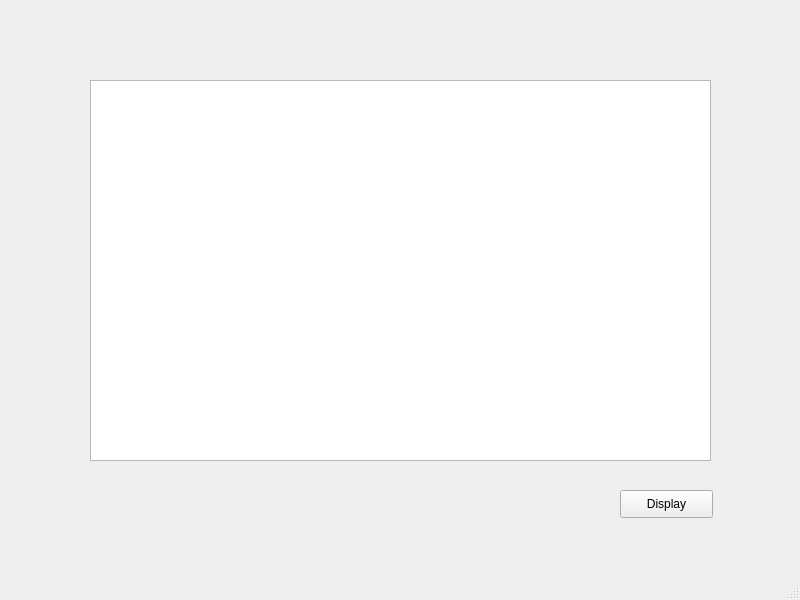
<?xml version="1.0" encoding="UTF-8"?>
<ui version="4.0">
 <class>chat</class>
 <widget class="QMainWindow" name="chat">
  <property name="geometry">
   <rect>
    <x>0</x>
    <y>0</y>
    <width>800</width>
    <height>600</height>
   </rect>
  </property>
  <property name="windowTitle">
   <string>MainWindow</string>
  </property>
  <widget class="QWidget" name="centralwidget">
   <widget class="QTableView" name="tableView_notif">
    <property name="geometry">
     <rect>
      <x>90</x>
      <y>80</y>
      <width>621</width>
      <height>381</height>
     </rect>
    </property>
   </widget>
   <widget class="QPushButton" name="Display">
    <property name="geometry">
     <rect>
      <x>620</x>
      <y>490</y>
      <width>93</width>
      <height>28</height>
     </rect>
    </property>
    <property name="text">
     <string>Display</string>
    </property>
   </widget>
  </widget>
  <widget class="QMenuBar" name="menubar">
   <property name="geometry">
    <rect>
     <x>0</x>
     <y>0</y>
     <width>800</width>
     <height>26</height>
    </rect>
   </property>
  </widget>
  <widget class="QStatusBar" name="statusbar"/>
 </widget>
 <resources/>
 <connections/>
</ui>
